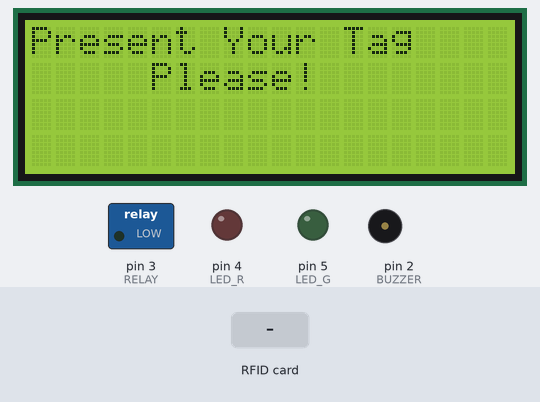
Simulated run of this sketch. Board: Arduino Uno, built with avr-gcc and run on an emulated ATmega328P. Parts: 20×4 character LCD, switched loads named in the sketch (green lamp = pin HIGH), output pins drawn as LEDs (lit = HIGH), buzzer (waves = sounding). Inputs (shaded band) come from the test bench. Pins used as bus, display or sensor lines are not drawn; what the sketch prints to the serial monitor is not drawn.

Above: at 1.3 s.
1.4 s: RFID card E9 00 DA D9 held to the reader
At 1.8 s:
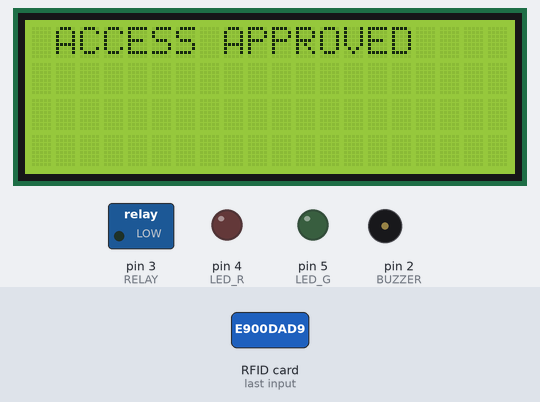
At 2.3 s:
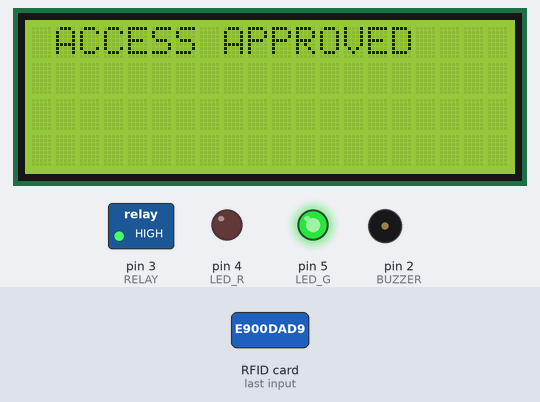
4.4 s: RFID card 5E 7A 19 C4 held to the reader
At 5.3 s:
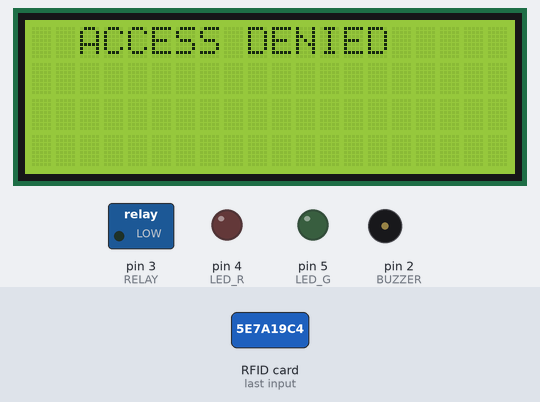
Timing chart, 0 to 9.0 s (numbered marks = the images above; inputs shaded):
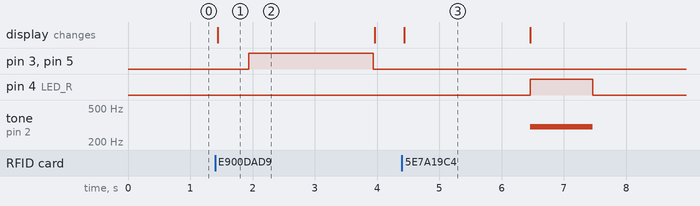

Measured:
- after the input at 1.4 s, pin 3 (RELAY), pin 5 (LED_G): LOW → HIGH after 0.54 s, → LOW 2.0 s later; the display: changes at once (image 1)
- after the input at 4.4 s, pin 4 (LED_R): LOW → HIGH after 2.1 s, → LOW 1.0 s later; tone on pin 2 (BUZZER): silent → 300 Hz after 2.1 s, → silent 1.0 s later; the display: changes at once (image 3)
- what the display in image 1 shows lasts 2.6 s, from 1.4 s to 4.0 s
- what the display in image 3 shows lasts 2.1 s, from 4.4 s to 6.5 s

The sketch:

locker.ino
```cpp
#include <LiquidCrystal_I2C.h>

//Viral Science www.youtube.com/c/viralscience
//RFID Solenoid Lock

#include <SPI.h>
#include <MFRC522.h>

#define SS_PIN 10
#define RST_PIN 9
#define LED_G 5 //define green LED pin
#define LED_R 4 //define red LED
#define RELAY 3 //relay pin
#define BUZZER 2 //buzzer pin
#define ACCESS_DELAY 2000
#define DENIED_DELAY 1000

LiquidCrystal_I2C lcd(0x27,20,4);  // set the LCD address to 0x27 for a 16 chars and 2 line display
MFRC522 mfrc522(SS_PIN, RST_PIN);   // Create MFRC522 instance.

void setup()
{
  Serial.begin(9600);   // Initiate a serial communication
  SPI.begin();          // Initiate  SPI bus
  mfrc522.PCD_Init();   // Initiate MFRC522
  pinMode(LED_G, OUTPUT);
  pinMode(LED_R, OUTPUT);
  pinMode(RELAY, OUTPUT);
  pinMode(BUZZER, OUTPUT);
  noTone(BUZZER);
  digitalWrite(RELAY, LOW);
  Serial.println("Put your card to the reader...");
  Serial.println();

  lcd.init();
  // Print a message to the LCD.
  lcd.setCursor(0,0);
  lcd.backlight();
  lcd.print("Present Your Tag");
  lcd.setCursor(5,1);
  lcd.print("Please!");
}
void loop()
{
  // Look for new cards
  if ( ! mfrc522.PICC_IsNewCardPresent())
  {
    return;
  }
  // Select one of the cards
  if ( ! mfrc522.PICC_ReadCardSerial())
  {
    return;
  }
  //Show UID on serial monitor
  Serial.print("UID tag :");
  String content= "";
  byte letter;
  for (byte i = 0; i < mfrc522.uid.size; i++)
  {
     Serial.print(mfrc522.uid.uidByte[i] < 0x10 ? " 0" : " ");
     Serial.print(mfrc522.uid.uidByte[i], HEX);
     content.concat(String(mfrc522.uid.uidByte[i] < 0x10 ? " 0" : " "));
     content.concat(String(mfrc522.uid.uidByte[i], HEX));
  }
  Serial.println();
  Serial.print("Message : ");
  content.toUpperCase();
  if (content.substring(1) == "E9 00 DA D9") //change here the UID of the card/cards that you want to give access
  {
    lcd.clear();
    lcd.setCursor(1,0);
    lcd.print("ACCESS APPROVED");
    lcd.setCursor(0,1);
    lcd.print("");
    Serial.println("Authorized access");
    Serial.println();
    delay(500);
    digitalWrite(RELAY, HIGH);
    digitalWrite(LED_G, HIGH);
    delay(ACCESS_DELAY);
    digitalWrite(RELAY, LOW);
    digitalWrite(LED_G, LOW);
    lcd.clear();
    lcd.setCursor(0,0);
    lcd.print("Present Your Tag");
    lcd.setCursor(5,1);
    lcd.print("Please!");
  }

 else   {
    lcd.clear();
    lcd.setCursor(2,0);
    lcd.print("ACCESS DENIED");
    lcd.setCursor(0,1);
    lcd.print("");
    delay(ACCESS_DELAY);
    lcd.clear();
    lcd.setCursor(0,0);
    lcd.print("Present Your Tag");
    lcd.setCursor(5,1);
    lcd.print("Please!");
    Serial.println(" Access denied");
    digitalWrite(LED_R, HIGH);
    tone(BUZZER, 300);
    delay(DENIED_DELAY);
    digitalWrite(LED_R, LOW);
    noTone(BUZZER);
  }
}
```
